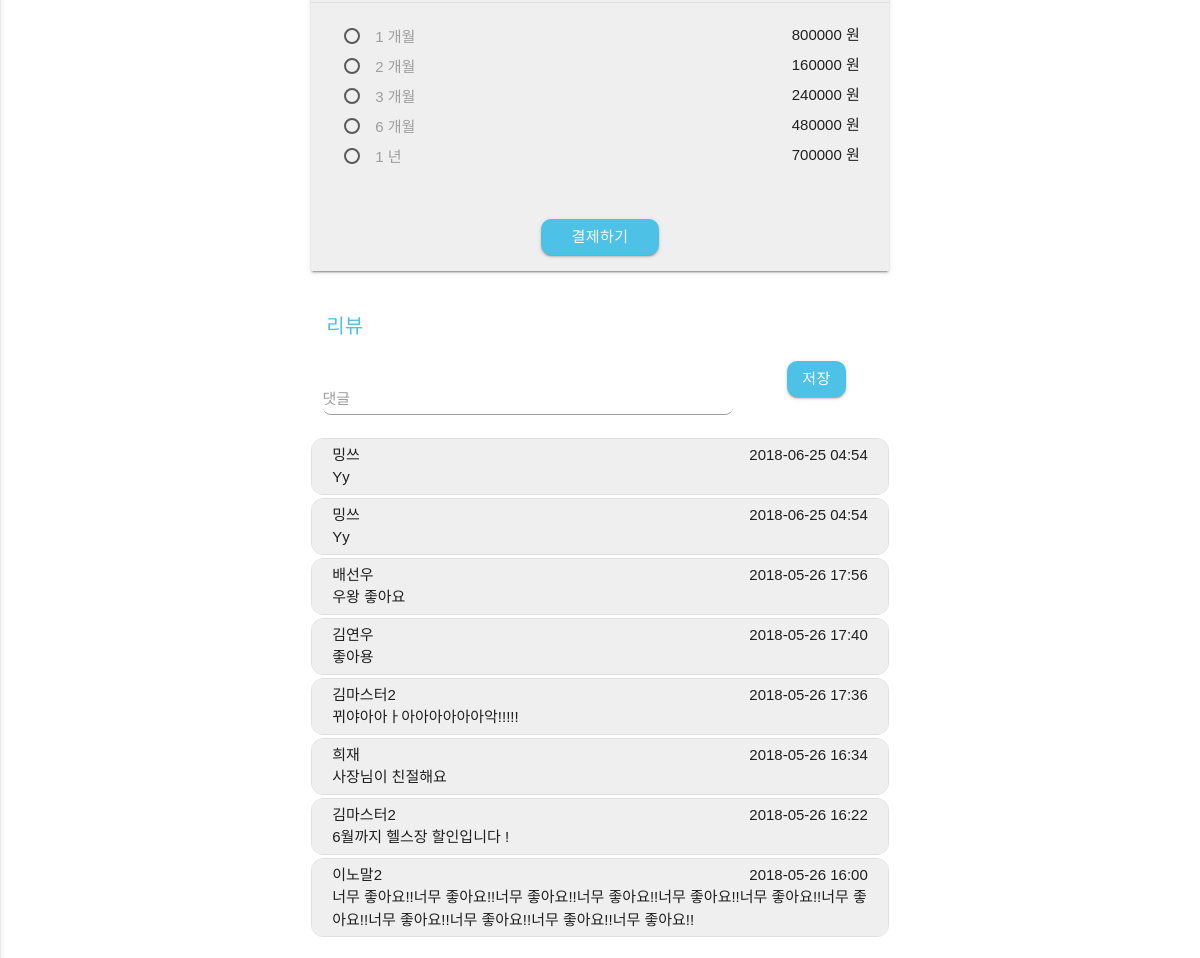
/healthclub/detail/2/ (lower part), run on an earlier commit of the app's database.
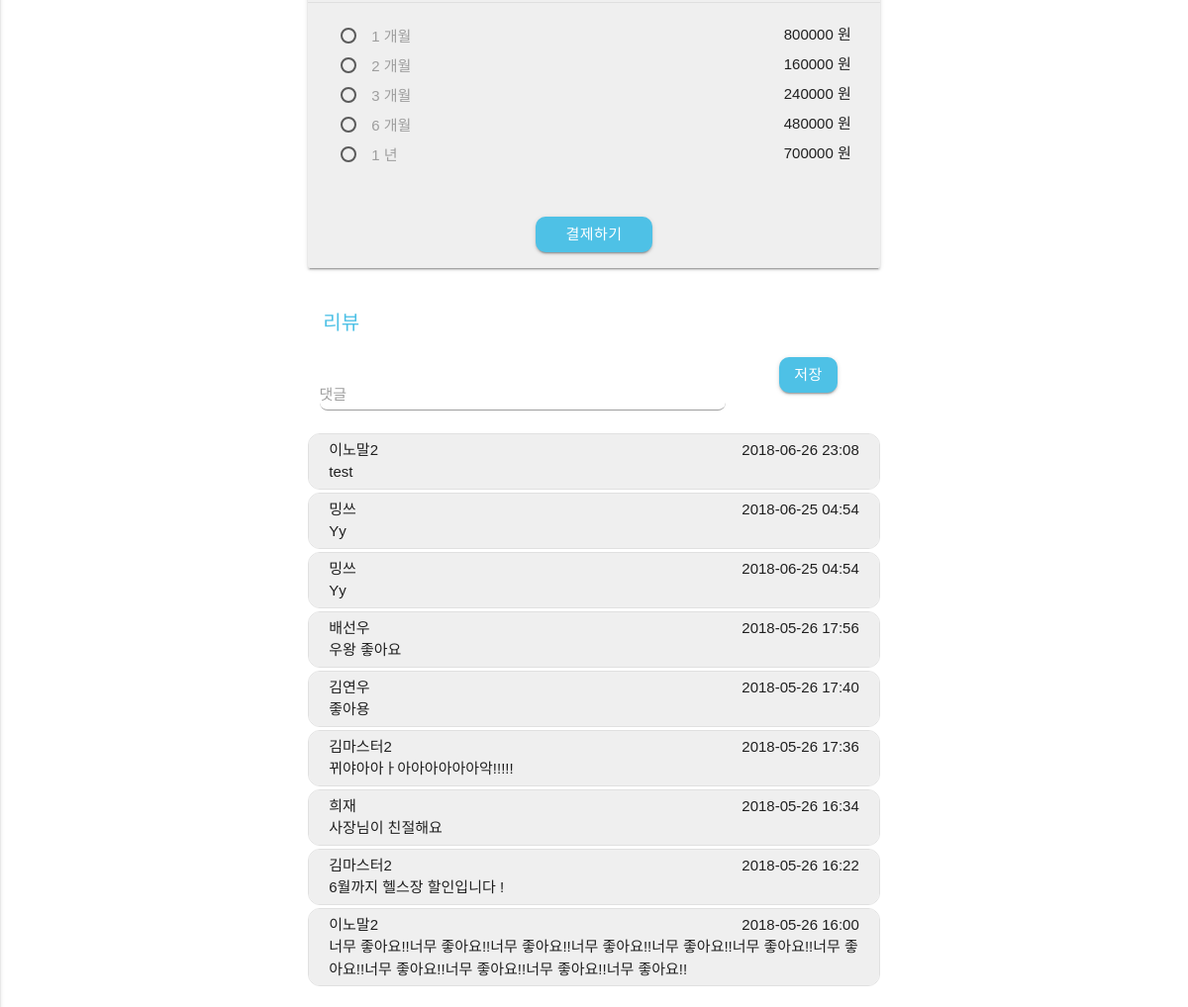
And on a later commit of the database.
### healthclub/models.py (models this page shows, shortened)
class HealthClubDetailReply(models.Model):
    user = models.ForeignKey(settings.AUTH_USER_MODEL)
    healthclub = models.ForeignKey(HealthClub)
    reply = models.CharField(max_length = 300)
    timestamp = models.DateTimeField(auto_now=True)
    updated = models.DateTimeField(auto_now_add=True)

### profiles/models.py (models this page shows, shortened)
class Profile(models.Model):
    user             = models.OneToOneField(User) # user.profile
    email            = models.CharField(max_length = 120)
    real_name        = models.CharField(max_length = 120, null=True)
    sex              = models.CharField(max_length = 50, null=True)
    followers        = models.ManyToManyField(User, related_name='followers', blank=True)
    following        = models.ManyToManyField(User, related_name='following', blank=True)
    timestamp        = models.DateTimeField(auto_now_add=True)
    updated          = models.DateTimeField(auto_now=True)
    healthclub       = models.ForeignKey(HealthClub, null=True)
    is_health_master = models.BooleanField(default = False)
    exercised        = models.IntegerField(default = 0)
    unit_cash        = models.IntegerField(default = 0)
    cash             = models.IntegerField(default = 0)
    healthclub_price = models.IntegerField(default = 0)
    start_date       = models.DateTimeField(null=True)
    expire_date      = models.DateTimeField(null=True)

### healthclub/views.py (the view)
# urls.py: url(r'^detail/(?P<pk>\d+)/$', HealthClubDetailView.as_view(), name='detail'),
class HealthClubDetailView(DetailView):
    model = HealthClub
    def get_context_data(self, *args, **kwargs):
        context = super(HealthClubDetailView, self).get_context_data(*args, **kwargs)
        healthclub = HealthClub.objects.get(id = self.object.id)
        address_list = healthclub.geometry.split(',')
        lat = address_list[0]
        lng = address_list[1]
        replies = HealthClubDetailReply.objects.filter(healthclub = healthclub).order_by('-timestamp')
        context['replies'] = replies
        context['lat'] = lat
        context['lng'] = lng
        context['GOOGLE_MAP_API_KEY'] = settings.GOOGLE_MAP_API_KEY
        return context

### healthclub/templatetags/healthclub_detail.py (called while the page is built)
@register.filter(name='multiply')
def multiply(value, arg):
    return value*arg

### healthclub/templates/healthclub/healthclub_detail.html (shortened to what this page needs)
{% extends "base.html"  %}
{% load staticfiles %}
{% load healthclub_detail %}
{%block content%}
<div class="row" style="margin-top:30px">
    <div class="col s12 m12 l6">
      <div class="card" style="background-color:#efefef;">
            <form action="{% url 'healthclub:payment' object.id %}" method="POST">
              <div class="card-action">
                <div class="row" style="margin:5px;">
                  <label for="test1">1 개월 </label><span style="float:right"> {{object.price1}} 원</span>
                </div>
                <div class="row" style="margin:5px;">
                  <label for="test2">2 개월  </label><span style="float:right"> {{object.price2}} 원</span>
                </div>
                <div class="row" style="margin:5px;">
                  <label for="test3">3 개월  </label><span style="float:right"> {{object.price3}} 원</span>
                </div>
                <div class="row" style="margin:5px;">
                  <label for="test6">6 개월  </label><span style="float:right"> {{object.price6}} 원</span>
                </div>
                <div class="row" style="margin:5px;">
                  <label for="test12">1 년   </label><span style="float:right"> {{object.price12}} 원</span>
                </div>
              <br><br>
              <center>
              <button class="btn waves-effect waves-light">결제하기</button>
            </form>
        </div>
      </div>
      <p class="header" style="margin-top:40px;margin-left:15px;font-size:20px;color:#4EC1E6;"> 리뷰 </p>
      <form method="POST"  id="myForm" action="{% url 'healthclub:healthclub_detail_review_create' object.id %} ">
          <div class="row" style="margin-top:10px;text-align:center;margin:auto;" >
            <div class="input-field col s9 m9 l9">
              <input id="reply" name="reply" type="text" class="validate">
              <label for="reply">댓글</label>
            </div>
            <button class="btn waves-effect waves" style="padding:0 1rem;">저장</span></button>
          </div>
      </form>
        {% for reply in replies  %}
        <ul class="collection" style="background-color:#white; border-radius:12px; margin-bottom:1px;margin-top:3px;">
          <li class="collection-item" style="background-color:#efefef; padding-top:5px;padding-bottom:5px;">
            <span>{{reply.user.profile.real_name}}</span><span style="float:right;">{{reply.timestamp|date:'Y-m-d H:i'}}</span>
            <br>
            <span>{{reply.reply}} </span>
          </li>
        </ul>
        {% endfor  %}
    </div>
{%endblock content%}

What changed in the data, as far as the page shows it:
added HealthClubDetailReply: user.profile.real_name "이노말2", timestamp "2018-06-26 23:08", reply "test"
